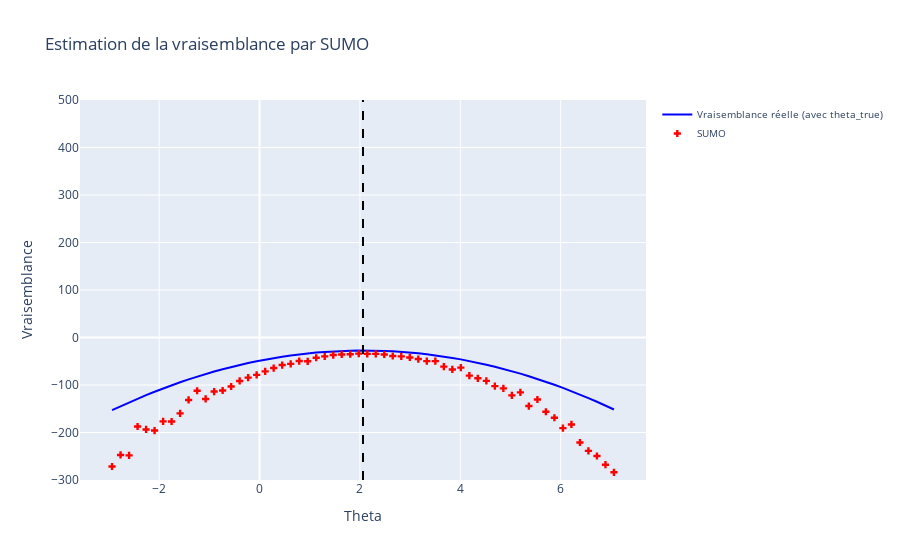

Source (notebook cell):
### Markdown cell above
### <span style="color:orange">  **1.2 L'estimateurs SUMO (Stochastically Unbiased Marginalization Objective (SUMO))**  </span>

On pose 
\begin{align*}
\Delta^{\text{SUMO}}_k &:= \hat{\ell}^{(k+2)}(\boldsymbol{\theta}) - \hat{\ell}^{(k+1)}(\boldsymbol{\theta})\\
&:= \log \left( \frac{1}{k+2} \sum_{i=1}^{k+2} w(\boldsymbol{z}_i) \right) - \log \left( \frac{1}{k+1} \sum_{i=1}^{k+1} w(\boldsymbol{z}_i) \right),
\end{align*}

où on rappelle que $w(\boldsymbol{z}) := \frac{p_{\boldsymbol{\theta}}(\boldsymbol{x}, \boldsymbol{z})}{q_{\phi}(\boldsymbol{z}|\boldsymbol{x})}$.

On applique l'estimateur $RR$ pour construire notre estimateur, que nous appelons $\textbf{SUMO}$ (Stochastically Unbiased Marginalization Objective) qui correspond précisément à l'estimateur de la roulette russe pour $\Delta^{\text{SUMO}}_k$. Ainsi, 
$$
\hat{\ell}^{\text{SUMO}}(\boldsymbol{\theta}) := I_0 + \sum^K_{k=0} \frac{\Delta^{\text{SUMO}}_k}{P(\mathcal{K} \geq k)}
$$
    
où $\mathcal{K} \sim p(\cdot)$ une distrubtion de support dans $\mathbb{N}$

### Code cell
n_simulations = 15 
r = 0.6

Code.plot_likelihood(r, x, noised_A, noised_b, theta_true, n_simulations, "SUMO")

### Figure 1 — Plotly figure (JSON) as saved in the notebook; plotly's stock layout.template omitted (floating-point values rounded to 4 significant figures)
{"data": [{"line": {"color": "blue"}, "mode": "lines", "name": "Vraisemblance réelle (avec theta_true)", "type": "scatter", "x": [-2.939, -2.769, -2.6, -2.43, -2.261, -2.091, -1.922, -1.752, -1.583, -1.413, -1.244, -1.074, -0.9049, -0.7354, -0.5659, -0.3964, -0.227, -0.05747, 0.112, 0.2815, 0.451, 0.6205, 0.79, 0.9595, 1.129, 1.298, 1.468, 1.637, 1.807, 1.976, 2.146, 2.315, 2.485, 2.654, 2.824, 2.993, 3.163, 3.332, 3.502, 3.671, 3.841, 4.01, 4.18, 4.349, 4.519, 4.688, 4.858, 5.027, 5.197, 5.366, 5.536, 5.705, 5.875, 6.044, 6.214, 6.383, 6.553, 6.722, 6.892, 7.061], "y": [-153.0, -144.6, -136.6, -128.8, -121.3, -114.1, -107.2, -100.5, -94.21, -88.15, -82.38, -76.9, -71.71, -66.8, -62.18, -57.85, -53.81, -50.05, -46.58, -43.4, -40.5, -37.89, -35.57, -33.54, -31.79, -30.33, -29.16, -28.27, -27.68, -27.37, -27.34, -27.61, -28.16, -29.0, -30.13, -31.54, -33.24, -35.23, -37.5, -40.07, -42.92, -46.05, -49.48, -53.19, -57.19, -61.48, -66.05, -70.91, -76.06, -81.49, -87.22, -93.23, -99.52, -106.1, -113.0, -120.1, -127.6, -135.3, -143.3, -151.6]}, {"marker": {"color": "red", "symbol": "cross"}, "mode": "markers", "name": "SUMO", "type": "scatter", "x": [-2.939, -2.769, -2.6, -2.43, -2.261, -2.091, -1.922, -1.752, -1.583, -1.413, -1.244, -1.074, -0.9049, -0.7354, -0.5659, -0.3964, -0.227, -0.05747, 0.112, 0.2815, 0.451, 0.6205, 0.79, 0.9595, 1.129, 1.298, 1.468, 1.637, 1.807, 1.976, 2.146, 2.315, 2.485, 2.654, 2.824, 2.993, 3.163, 3.332, 3.502, 3.671, 3.841, 4.01, 4.18, 4.349, 4.519, 4.688, 4.858, 5.027, 5.197, 5.366, 5.536, 5.705, 5.875, 6.044, 6.214, 6.383, 6.553, 6.722, 6.892, 7.061], "y": [-271.6, -247.3, -248.1, -187.4, -193.5, -195.9, -176.6, -176.9, -159.6, -131.5, -112.1, -129.4, -113.8, -111.6, -103.2, -91.49, -84.42, -78.58, -71.32, -64.3, -58.0, -55.45, -49.57, -50.11, -42.61, -39.82, -36.98, -35.65, -35.18, -33.94, -34.37, -34.49, -35.79, -38.96, -39.7, -41.97, -45.37, -49.7, -49.72, -61.24, -67.22, -63.44, -80.32, -85.9, -91.34, -102.3, -107.2, -121.9, -115.5, -144.3, -130.5, -156.3, -169.0, -190.7, -183.1, -221.1, -238.7, -249.4, -267.8, -283.8]}], "layout": {"grid": {"columns": 1, "rows": 1}, "legend": {"font": {"size": 10}}, "shapes": [{"line": {"color": "black", "dash": "dash"}, "name": "Theta=2.0611776917445948", "type": "line", "x0": 2.061, "x1": 2.061, "y0": -300, "y1": 500}], "showlegend": true, "title": {"text": "Estimation de la vraisemblance par SUMO"}, "xaxis": {"tickfont": {"size": 12}, "title": {"text": "Theta"}}, "yaxis": {"range": [-300, 500], "tickfont": {"size": 12}, "title": {"text": "Vraisemblance"}}}}
